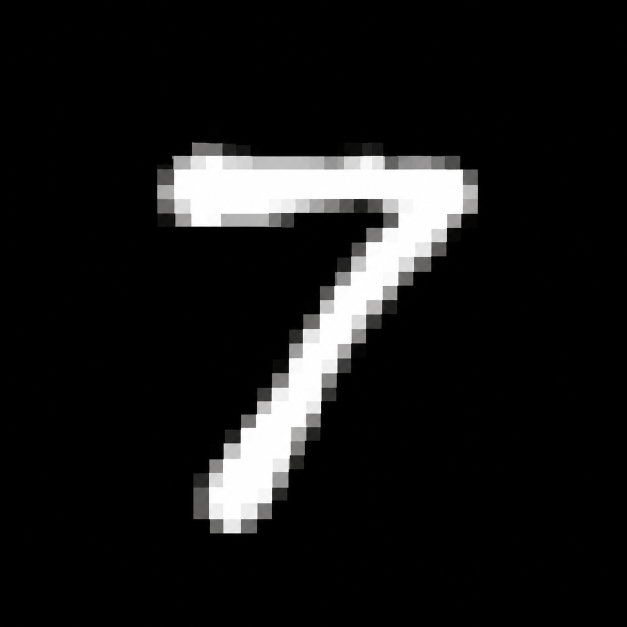
#> input picture test_images/digit.png, 1254 x 1254 px (shown at 1/2 size); its folder holds only this picture in this run
$ python prepare_image.py
#> lines starting #> are read from the running program, lines starting #| are printed output that depends on the picture
import os
from pathlib import Path
import numpy as np
from PIL import Image, ImageOps

INPUT_DIR = "./test_images/"
OUTPUT_DIR = "./bin_images/"

def process_directory():
    Path(OUTPUT_DIR).mkdir(parents=True, exist_ok=True)
    input_path = Path(INPUT_DIR)

    if not input_path.exists():
        print(f"Eroare: Directorul {INPUT_DIR} nu exista. Adauga fisiere .png in el.")
        return

    for img_path in input_path.glob("*.png"):
        try:

            image = Image.open(img_path).convert("L")


            pixels = np.array(image)
            corners = [int(pixels[0, 0]), int(pixels[0, -1]), int(pixels[-1, 0]), int(pixels[-1, -1])]
#> corners = [1, 0, 1, 1]
            if sum(corners) / len(corners) > 127:
                image = ImageOps.invert(image)


            image = image.point(lambda p: p if p > 20 else 0)
            bbox = image.getbbox()
#> bbox = (314, 284, 956, 1067)

            if bbox is None:
                print(f"Sarit {img_path.name}: Nu a fost detectata nicio cifra in imagine.")
                continue

            image = image.crop(bbox)
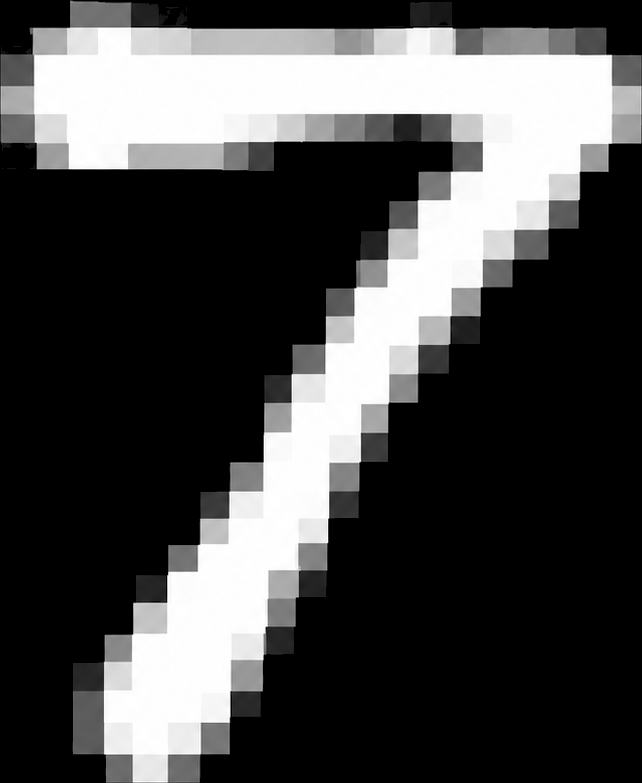
#> image: PIL image 642x783 L; min 0, max 255, mean 72.9


            image.thumbnail((20, 20), Image.Resampling.LANCZOS)
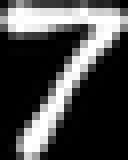
#> image: PIL image 16x20 L (shown 8 times larger); min 0, max 255, mean 73.4


            img_array = np.array(image)
            mass = np.sum(img_array)
#> mass = 23495

            if mass == 0:
                cy, cx = image.height // 2, image.width // 2
            else:
                y_indices, x_indices = np.indices(img_array.shape)
                cy = np.sum(y_indices * img_array) / mass
#> cy = 6.84
                cx = np.sum(x_indices * img_array) / mass
#> cx = 7.21


            canvas = Image.new("L", (28, 28), 0)
#> canvas: PIL image 28x28 L; every value is 0
            x_offset = int(np.round(14.0 - cx))
#> x_offset = 7
            y_offset = int(np.round(14.0 - cy))
#> y_offset = 7

            canvas.paste(image, (x_offset, y_offset))
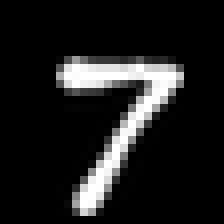
#> canvas: PIL image 28x28 L (shown 8 times larger); min 0, max 255, mean 30


            array = np.array(canvas, dtype=np.uint8)
            out_filename = img_path.stem + ".bin"
            out_filepath = Path(OUTPUT_DIR) / out_filename
            array.tofile(out_filepath)

            print(f"Imagine pregatita (Center of Mass): {out_filepath}")

        except Exception as e:
            print(f"Eroare la procesarea {img_path.name}: {e}")

if __name__ == "__main__":
    process_directory()

$ run again, on test_images/digit_verificare.png
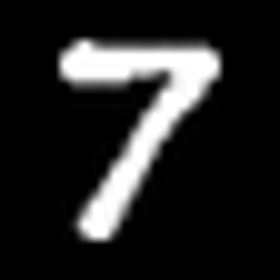
#> input picture test_images/digit_verificare.png, 280 x 280 px
#> in process_directory, image is the input picture: PIL image 280x280 L; min 0, max 255, mean 35.9
#> corners = [0, 0, 0, 0]
#> bbox = (56, 36, 224, 244)
#> in process_directory, `image.thumbnail((20, 20), Image.Resampling.LANCZOS)`:
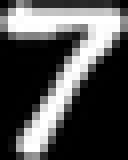
#> image: PIL image 16x20 L (shown 8 times larger); min 0, max 255, mean 79.9
#> mass = 25569
#> cy = 6.95
#> cx = 7.25
#> x_offset = 7
#> in process_directory, `canvas.paste(image, (x_offset, y_offset))`:
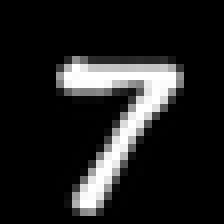
#> canvas: PIL image 28x28 L (shown 8 times larger); min 0, max 255, mean 32.6
